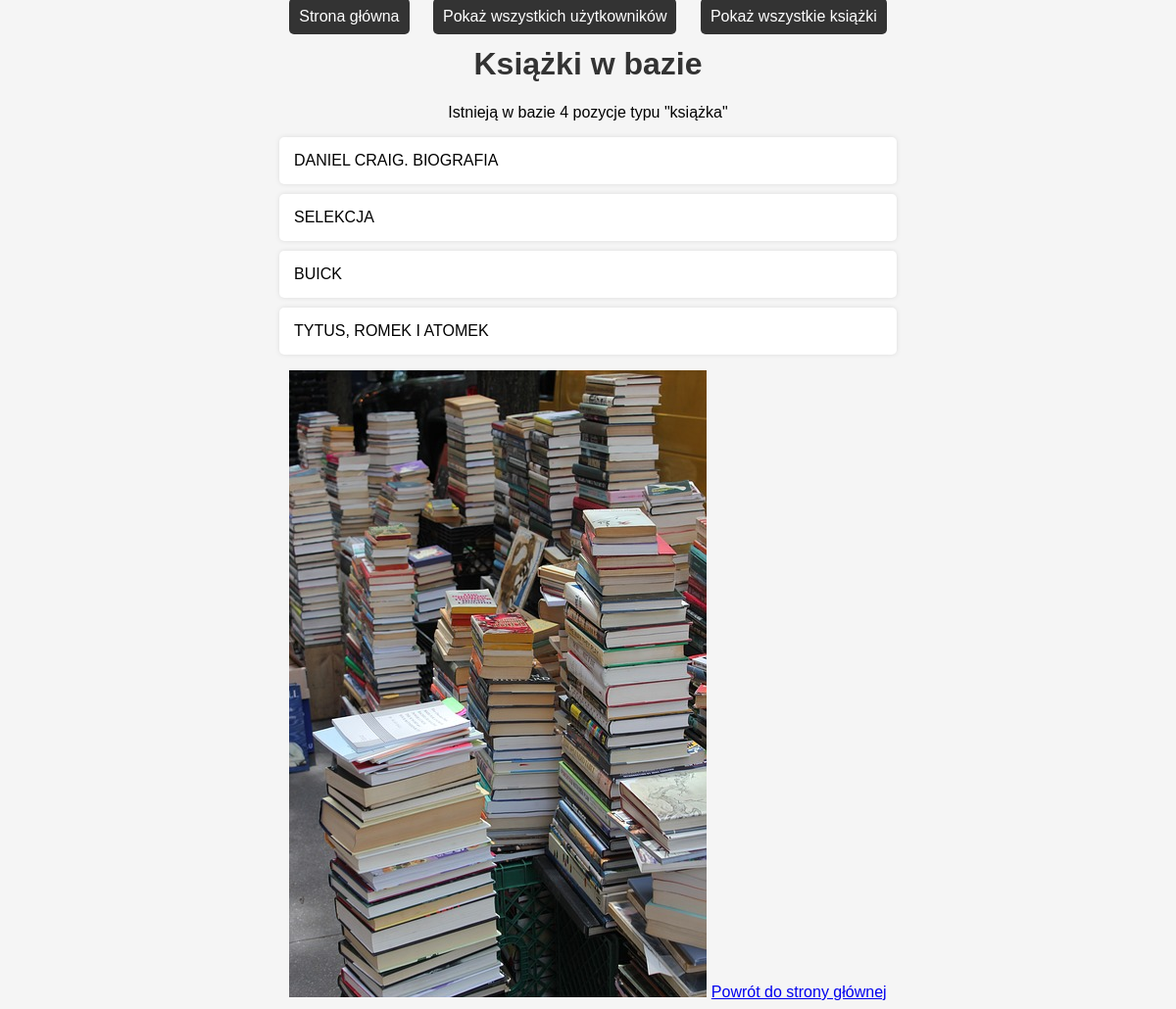
The app's page /ksiazki/ with its own data.
### oglapp/models.py (models this page shows, shortened)
class Ogloszenie(models.Model):
    kategoria = models.PositiveSmallIntegerField()
    podkategoria = models.PositiveSmallIntegerField()
    tytul = models.CharField(max_length=200)
    tresc = models.TextField()
    uzytkownik = models.ForeignKey(Uzytkownik, on_delete=models.CASCADE)

### oglapp/views.py (the view)
# urls.py: path('ksiazki/', ksiazka, name='ksiazka'),
def ksiazka(request):
    ksiazki = Ogloszenie.objects.filter(kategoria=1)
    return render(request, 'ksiazka.html', {'ksiazki': ksiazki, 'ilosc': ksiazki.count()})

### oglapp/templates/ksiazka.html (shortened to what this page needs)
{% extends 'base.html' %}
{% load static %}
{% block content %}
<h1>Książki w bazie</h1>
{% if ksiazki %}
    <p>Istnieją w bazie {{ ilosc }} pozycje typu "książka"</p>
    <ul>
        {% for ksiazka in ksiazki %}
            <li>{{ ksiazka.tytul|upper }}</li>
        {% endfor %}
    </ul>
    <img src="{% static 'ksiazki.jpg' %}" alt="Obrazek książki">
{% else %}
    <p>Brak książek w bazie</p>
{% endif %}
<a href="{% url 'index' %}">Powrót do strony głównej</a>
{% endblock %}

### oglapp/static/style.css (style rules this page uses)
body { font-family: Arial, sans-serif; background-color: #f5f5f5; text-align: center; }
h1 { color: #333; }
ul { list-style-type: none; padding: 0; }
li { background: white; margin: 10px auto; padding: 15px; border-radius: 5px; box-shadow: 0px 0px 5px rgba(0, 0, 0, 0.1); max-width: 600px; text-align: left; }

### records on screen
Ogloszenie: tytul "DANIEL CRAIG. BIOGRAFIA"
Ogloszenie: tytul "SELEKCJA"
Ogloszenie: tytul "BUICK"
Ogloszenie: tytul "TYTUS, ROMEK I ATOMEK"

### other values on screen
{{ ilosc }} "4"
